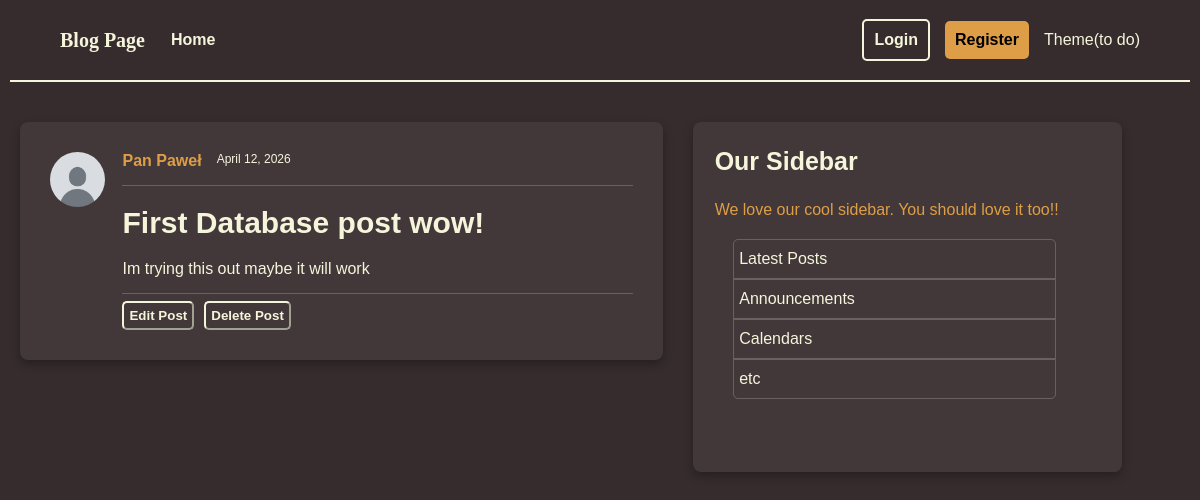
/posts/1, run on the app's committed database.
### models.py (models this page shows, shortened)
class User(Base):
    __tablename__ = "users"
    id: Mapped[int] = mapped_column(Integer, primary_key=True, index=True)
    username: Mapped[str] = mapped_column(String(50), unique=True, nullable=False)
    email: Mapped[str] = mapped_column(String(120), unique=True, nullable=False)
    image_file: Mapped[str | None] = mapped_column(
        String(200),
        nullable=True,
        default=None,
    )
    posts: Mapped[list[Post]] = relationship(back_populates="author")

class Post(Base):
    __tablename__ = "posts"
    id: Mapped[int] = mapped_column(Integer, primary_key=True, index=True)
    title: Mapped[str] = mapped_column(String(100), nullable=False)
    content: Mapped[str] = mapped_column(Text, nullable=False)
    user_id: Mapped[int] = mapped_column(
        ForeignKey("users.id"),
        nullable=False,
        index=True,
    )
    date_posted: Mapped[datetime] = mapped_column(
        DateTime(timezone=True),
        default=lambda: datetime.now(UTC),
    )
    author: Mapped[User] = relationship(back_populates="posts")

### main.py (the view)
@app.get("/posts/{post_id}", include_in_schema=False)
def post_page(request: Request, post_id: int, db: Annotated[Session, Depends(get_db)]):
    result = db.execute(select(models.Post).where(models.Post.id == post_id))
    post = result.scalars().first()
    if post:
        title = post.title[:50]
        return template.TemplateResponse(
            request,
            "post.html",
            {"post": post, "title": title}
        )
    else:
        raise HTTPException(
            status_code = status.HTTP_404_NOT_FOUND,
            detail = "Post not found",
        )

### templates/post.html
{% extends "layout.html" %}
{% block content %}
        <div class="container">
            <div class="full_post">
                <img class="profile_pic" src="{{ post.author.image_path }}" alt="A profile picture of {{ post.author.username }}">
                <div class="post-content">
                <div class="author-and-date">
                    <a class="author" href="#">{{ post.author.username }}</a>
                    <small class="date_posted">{{ post.date_posted.strftime('%B %d, %Y') }}</small>
                </div>
                <hr class="post-line">
                <h2>
                <a class="title" href="#">{{ post.title }}</a>
                </h2>
                <p class="content">{{ post.content }}</p>
                <hr class="post-line">
                <div class="post-buttons">
                    <button id="edit-button">Edit Post</button>
                    <button id="delete-button">Delete Post</button>
                </div>
            </div>
            </div>
        </div>
{% endblock content %}

### static/style.css (style rules this page uses)
body { background-color: rgb(54, 44, 45); color: beige; margin: 0%; font-family: sans-serif; }
a { border-radius: 5px; }
.container { background-color: rgb(66, 56, 57); border-radius: 8px; margin-top: 20px; margin-bottom: 20px; padding: 30px; display: flex; flex-direction: column; box-shadow: 0 4px 10px rgba(0,0,0,0.3); max-width: 800px; }
.full_post { display: flex; flex-direction: row; }
.post-content { display: flex; flex-direction: column; flex-grow: 1; }
.author { color: rgb(222, 158, 71); font-size: 16px; font-weight: bold; text-decoration: none; margin-right: 15px; }
.title { color: beige; text-decoration: none; font-size: 30px; margin-top: 0; margin-bottom: 5px; }
.content { color: beige; margin: 0; inline-size: 100%; word-break: break-word; overflow-wrap: break-word; }
.author-and-date { display: flex; flex-direction: row; font-size: 0.9rem; }
.post-line { border: 0; border-top: 1px solid rgba(255, 255, 255, 0.2); margin: 15px 0 0 0; width: 100%; }
.post-buttons { margin-top: 7px; display: flex; flex-direction: row; }
.post-buttons button { padding: 5px; margin-right: 10px; border-radius: 5px; background-color: transparent; font-weight: bold; }
#edit-button { color: beige; border-color: beige; }
#delete-button { color: beige; border-color: beige; }
.profile_pic { width: 55px; height: 55px; border-radius: 30px; margin-right: 3%; }

### data on the page
User: author.username "Pan Paweł"
Post: date_posted "April 12, 2026", title "First Database post wow!", content "Im trying this out maybe it will work"
